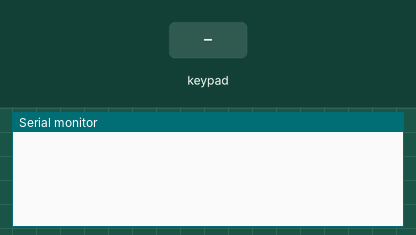
Simulated run of this sketch. Board: Arduino Uno, built with avr-gcc and run on an emulated ATmega328P. On the bench: the last lines printed to the serial monitor. The test bench sets the inputs (shaded band).

Above: at 1.2 s.
1.3 s: key '1' pressed
At 2.5 s:
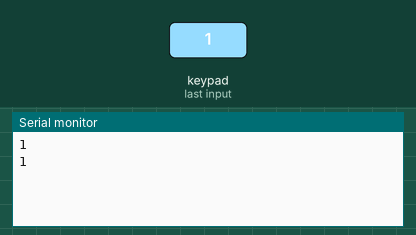
2.8 s: keypad keys 6 7 8 9 # pressed 0.4 s apart
At 5.2 s:
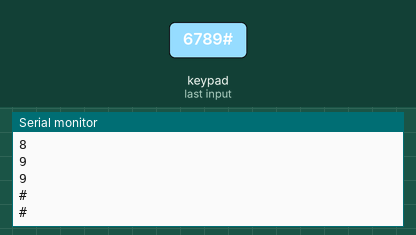
6.3 s: key 'A' pressed
At 7.1 s:
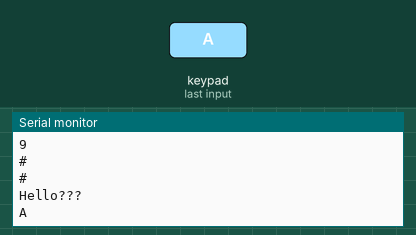
7.8 s: keypad keys 6 7 8 9 * pressed 0.4 s apart
At 10.5 s:
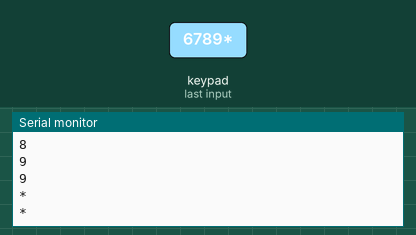
11.3 s: key 'B' pressed
At 12.1 s:
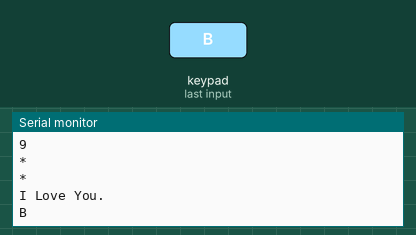
12.8 s: keypad keys 6 7 8 9 D pressed 0.4 s apart
At 15.3 s:
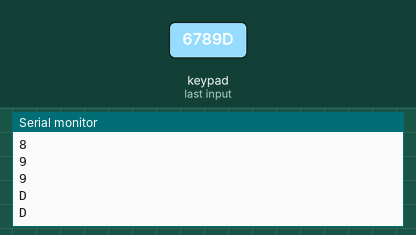
Timing chart, 0 to 16.8 s (numbered marks = the images above; inputs shaded):
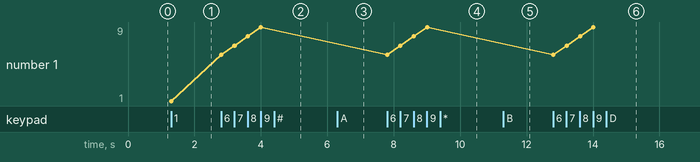

The sketch:

AR13_keypad.ino
```cpp
#include <Keypad.h>

const byte ROWS = 4;    // 행(rows) 개수
const byte COLS = 4;    // 열(columns) 개수
char keys[ROWS][COLS] = {
  {'1','2','3','A'},
  {'4','5','6','B'},
  {'7','8','9','C'},
  {'*','0','#','D'}
};

byte rowPins[ROWS] = {6,7,8,9};   // R1, R2, R3, R4 단자가 연결된 아두이노 핀 번호
byte colPins[COLS] = {5,4,3,2};   // C1, C2, C3, C4 단자가 연결된 아두이노 핀 번호

Keypad keypad = Keypad( makeKeymap(keys), rowPins, colPins, ROWS, COLS );

void setup() {
  Serial.begin(9600);
}

void loop() {
  char key = keypad.getKey();   // check key
  if (key) {
    switch(key)
    {
      case 'A':
      Serial.println("Hello???");
      break;

      case 'B':
      Serial.println("I Love You.");
      break;

      default:
      Serial.println(key);
      break;

    }
    Serial.println(key);
  }
}
```

Measured:
- after the input at 1.3 s, the serial monitor: prints a new line at once (image 1)
- after the input at 2.8 s, the serial monitor: prints a new line at once (image 2)
- after the input at 6.3 s, the serial monitor: prints a new line at once (image 3)
- after the input at 7.8 s, the serial monitor: prints a new line at once (image 4)
- after the input at 11.3 s, the serial monitor: prints a new line at once (image 5)
- after the input at 12.8 s, the serial monitor: prints a new line at once (image 6)
- plotted number 1: 1 → 9 after the input at 2.8 s
